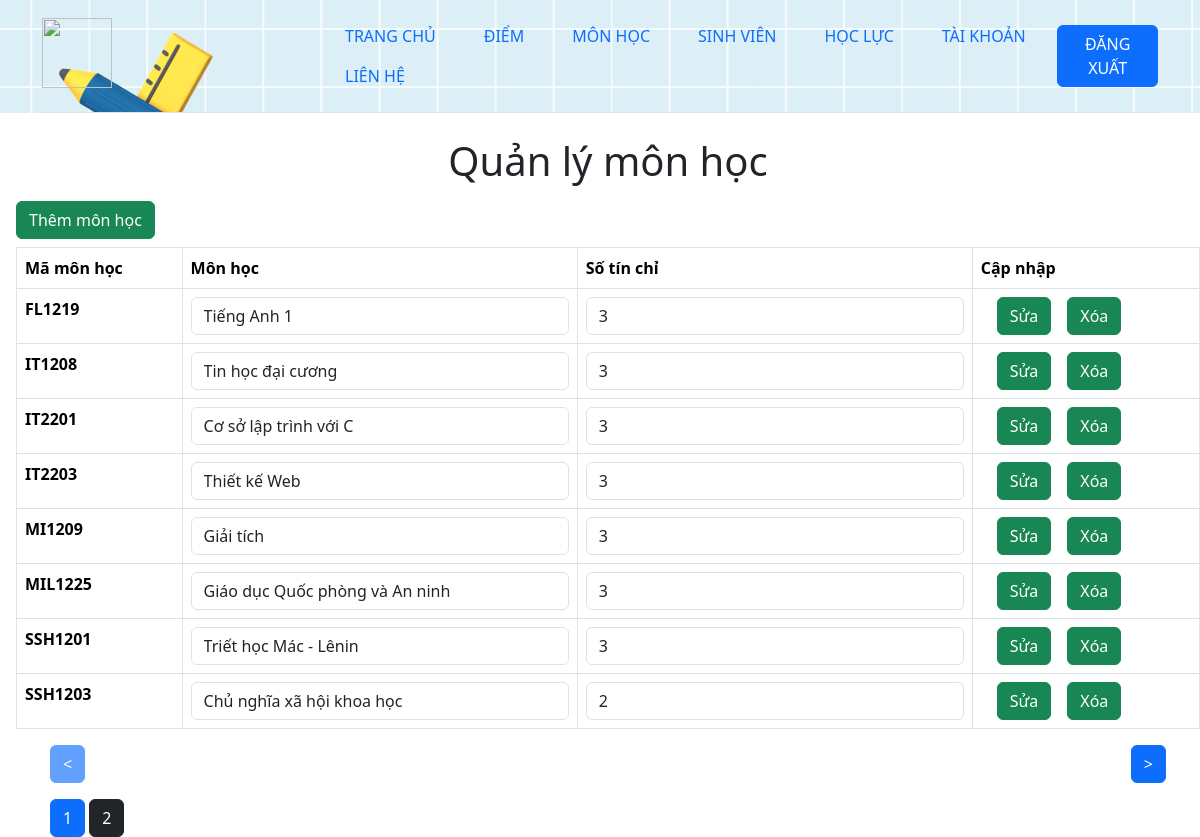
Page /qlmonhoc.php (signed in) on the committed database.
### tables this page shows
CREATE TABLE `qlmonhoc` (
  `MAMH` char(100) NOT NULL,
  `TENMH` varchar(200) NOT NULL,
  `SOTINCHI` int(11) NOT NULL,
  `NGAYTHEM` datetime NOT NULL DEFAULT current_timestamp()
);

### function.php (the view, shortened to what this page needs)
<?php
    function hienthimh($page,$tranght){
        include("connectdb.php");
        $result_per_page = 8;
        $sqlselect = "SELECT * FROM qlmonhoc";
        $this_page_first_result = ($page - 1) * $result_per_page;
        $sqlselect .= " LIMIT " . $this_page_first_result . ',' . $result_per_page;
        $result = mysqli_query($connect, $sqlselect);
        if(mysqli_num_rows($result)>0){
            while($row = mysqli_fetch_assoc($result)){
                $mamh = $row["MAMH"];
                $tenmh = $row["TENMH"];
                $sotinchi = $row["SOTINCHI"];
                echo "<form action='capnhapmh.php' method='post'>";
                echo "<tr>";
                echo "<th>";
                echo $mamh;
                echo "</th>";
                echo "<th>";
                echo "<input class='form-control' type='text' name='monhoc" . $mamh . "' value='" . $tenmh . "'";
                echo "</th>";
                echo "<th>";
                echo "<input class='form-control' type='text' name='sotinchi" . $mamh . "' value='" . $sotinchi . "'";
                echo "</th>";
                echo "<th>";
                echo "<input class='btn btn-success ms-3 me-3' type='submit' name='action' value='Sửa'>";
                echo "<input class='btn btn-success' type='submit' name='action' value='Xóa'>";
                echo "</th>";
                echo "</tr>";
                echo "</form>";
            }
        }
    }
    function trang($trang,$bang,$page){
        include("connectdb.php");
        $result_per_page = 8;
        $sqlselect = "SELECT * FROM ".$bang."";
        $result = mysqli_query($connect, $sqlselect);
        $number_of_results = mysqli_num_rows($result);
        $number_of_pages = ceil($number_of_results / $result_per_page);
        echo '<div class="container">';
        echo '    <div class="row">';
        echo '        <div class="col-md-6">';
        echo '            <form action="'.$trang.'.php" method="get">';
        echo '                <button class="btn btn-primary" ' . (($page == 1) ? 'disabled' : '') . ' type="submit"><</button>';
        echo '            </form>';
        echo '        </div>';
        echo '        <div class="col-md-6 text-end">';
        echo '            <form action="'.$trang.'.php" method="get">';
        echo '                <button class="btn btn-primary" ' . (($page >= $number_of_pages) ? 'disabled' : '') . ' type="submit">></button>';
        echo '            </form>';
        echo '        </div>';
        echo '    </div>';
        echo '    <div class="row mt-3">';
        echo '        <div class="col-md-12">';
        echo '            <form action="'.$trang.'.php" method="get">';
        for ($i = 1; $i <= $number_of_pages; $i++) {
            echo '                <input class="'. mau($i,$page) .'" type="submit" name="page" value="' . $i . '">';
        }
        echo '            </form>';
        echo '        </div>';
        echo '    </div>';
        echo '</div>';
    }
    function mau($ii,$trang){
        if($ii == $trang){
            return "btn btn-primary";
        }
        else
        {
            return "btn btn-dark";
        }
    }
?>

### rows in the picture
qlmonhoc: MAMH "FL1219", TENMH "Tiếng Anh 1", SOTINCHI "3"
qlmonhoc: MAMH "IT1208", TENMH "Tin học đại cương", SOTINCHI "3"
qlmonhoc: MAMH "IT2201", TENMH "Cơ sở lập trình với C", SOTINCHI "3"
qlmonhoc: MAMH "IT2203", TENMH "Thiết kế Web", SOTINCHI "3"
qlmonhoc: MAMH "MI1209", TENMH "Giải tích", SOTINCHI "3"
qlmonhoc: MAMH "MIL1225", TENMH "Giáo dục Quốc phòng và An ninh", SOTINCHI "3"
qlmonhoc: MAMH "SSH1201", TENMH "Triết học Mác - Lênin", SOTINCHI "3"
qlmonhoc: MAMH "SSH1203", TENMH "Chủ nghĩa xã hội khoa học", SOTINCHI "2"
